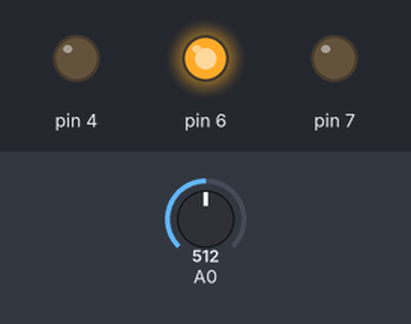
The sketch below on a simulated Arduino Uno, built with avr-gcc and run on an emulated ATmega328P. Parts: output pins drawn as LEDs (lit = HIGH). Inputs (shaded band) come from the test bench; at power-on: A0 = 512.

Above: at 1.2 s.
1.3 s: A0 set to 0
At 2.37 s:
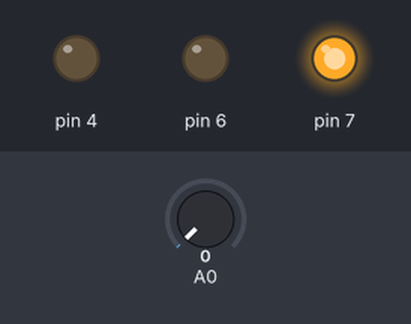
At 3.7 s:
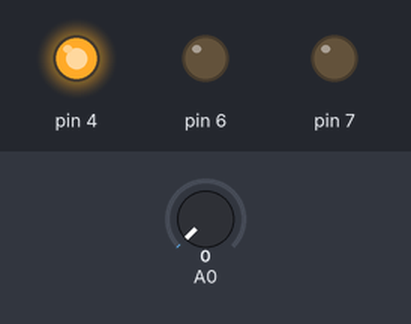
4.3 s: A0 set to 122
7.3 s: A0 set to 511
At 8.2 s:
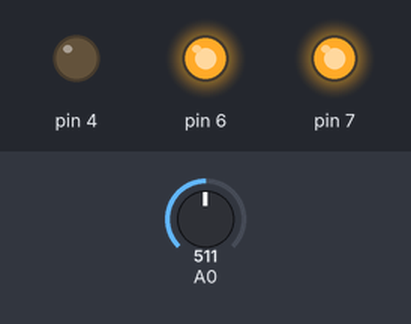
Timing chart, 0 to 16.3 s (numbered marks = the images above; inputs shaded):
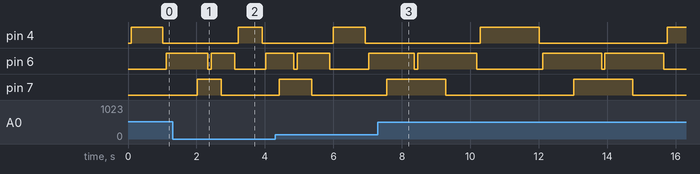

The sketch:

Q2.ino
```cpp
void setup()
{
  pinMode(7, OUTPUT);
  pinMode(6, OUTPUT);

  pinMode(4, OUTPUT);
  Serial.begin(9600);
}
int pm[12][4] = {{1, 0, 0, 0}, {1, 1, 0, 0}, {0, 1, 0, 0}, {0, 1, 1, 0}, {0, 0, 1, 0}, {0, 0, 1, 1}, {0, 0, 0, 1}, {0, 0, 1, 1}, {0, 0, 1, 0}, {0, 1, 1, 0}, {0, 1, 0, 0}, {1, 1, 0, 0}};
unsigned long previousMillis = 0;
long ledState = LOW;
unsigned long currentMillis;
long len = 100;

int j = 0;

void loop()
{
  int sensorValue = analogRead(A0);
  currentMillis = millis();
  if (currentMillis - previousMillis >= len) {
    for (int i = 0; i < 4; i++) {
      digitalWrite(i + 4, pm[j][i]);
      if (j == 1 || j == 3 || j == 5 || j == 7 || j == 9 || j == 11) {
        len = 300 + sensorValue;
      }
      else {
        len = 100;
      }
    } j++;
    if (j > 11)
    {
      j = 0;
    }previousMillis = currentMillis;
  }


}
```

Measured:
- after the input at 1.3 s, pin 4: LOW → HIGH after 1.9 s, → LOW 0.70 s later
- after the input at 7.3 s, pin 7: HIGH → LOW after 2.0 s, → HIGH 3.7 s later, → LOW 1.7 s later
